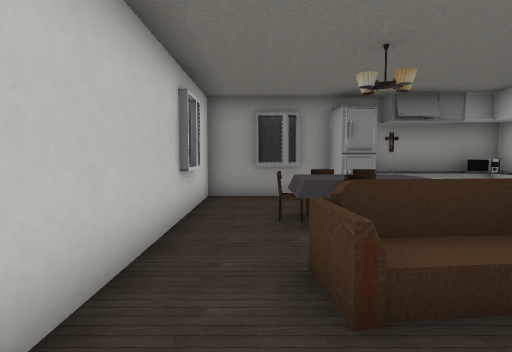
view 1 (above)

12 first-person views from a walk through a Unity game level. The camera is 1.2 m above the floor, tilts 4° down and sees 80° across. The floor is counted in squares, 1 m on a side. Each view is taken from the middle of a square. On the plan, view 1 faces up. The plan holds only what a view shows up to about 13 squares ahead; the rest is blank.

view 2
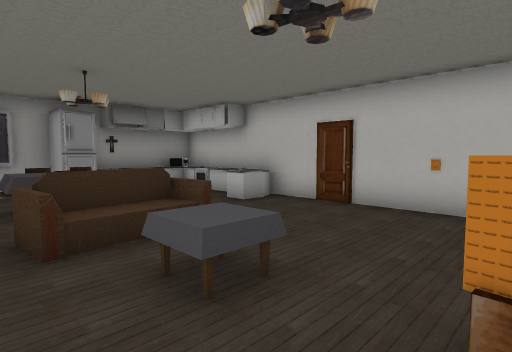

view 3
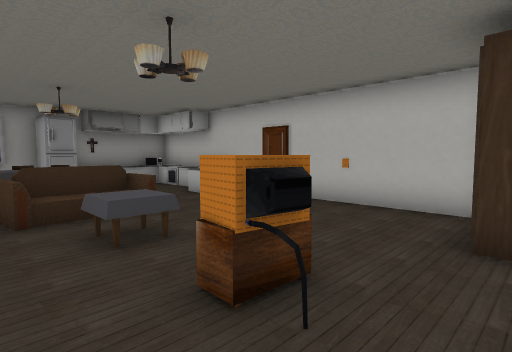

view 4
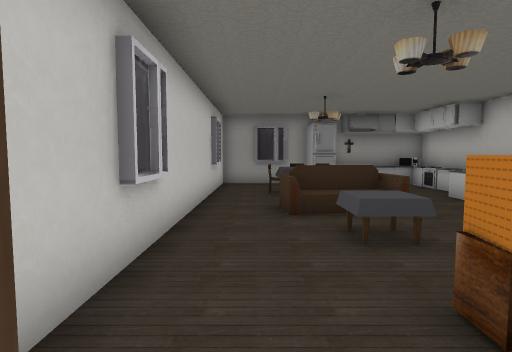

view 5
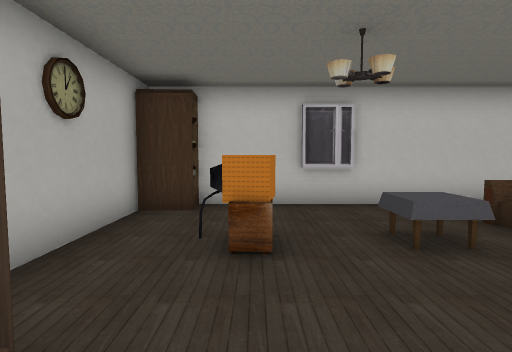

view 6
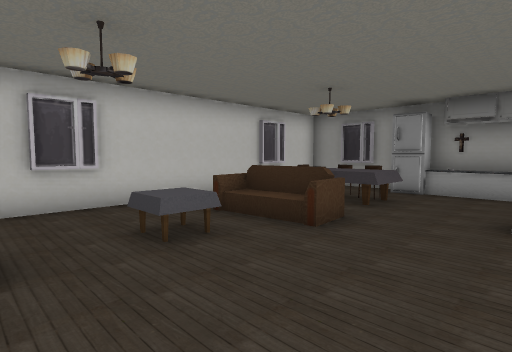

view 7
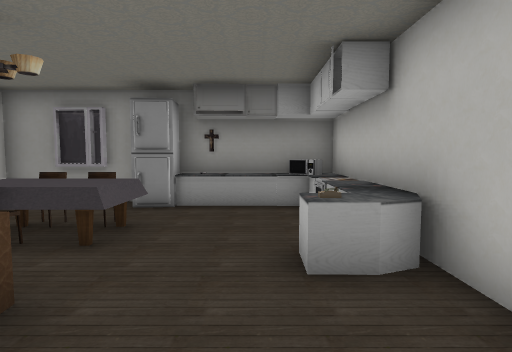

view 8
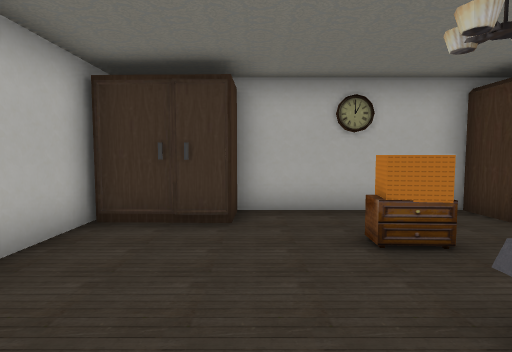

view 9
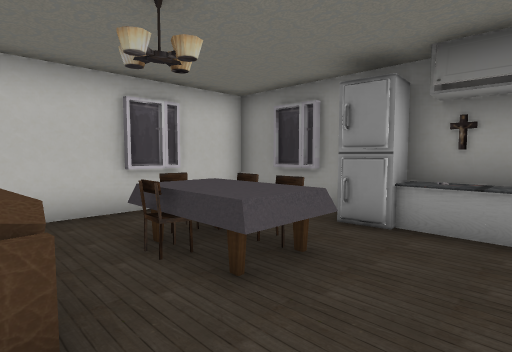

view 10
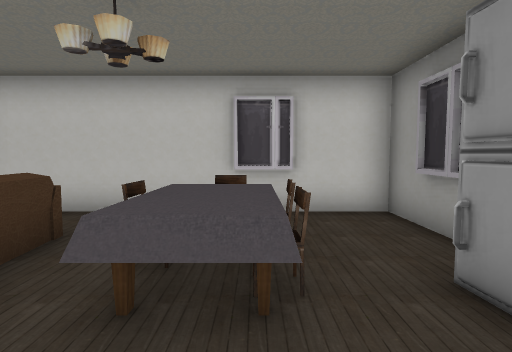

view 11
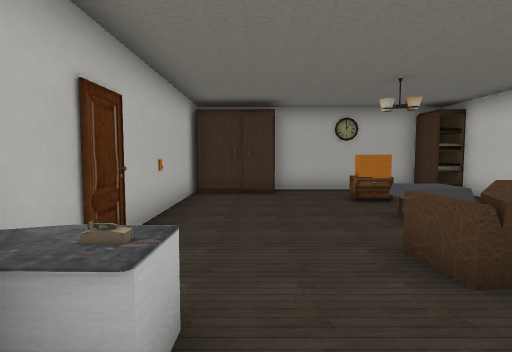

view 12
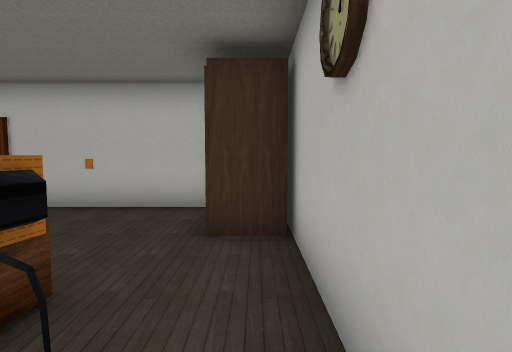

### Floor plan
Points are (right, up) in squares from view 1. A wall is a line through its corners. A room is listed if a view was taken in it or the views show most of it. See-through windows are left out.
Room 1 (views 1, 2, 3, 4, 5, 6, 7, 8, 9, 10, 11, 12)
walls: (-1.2, 0.4) (-1.2, -1); (-1.2, 6.9) (-1.2, 5.5); (7, 7.4) (7, 8.8) (-1.4, 8.8) (-1.4, -3.5); (1.2, 8.6) (-0.1, 8.6); (7, -4) (7, 5.5); (-0.6, -4.6) (5.4, -4.6)
low walls: (6.9, 4.2) (6.2, 4) (5.5, 4) (5.5, 4.7) (6.2, 4.7); (7, 7.4) (6.4, 7.4)
ways out: gap at (1, 2)
objects: cupboard (-1, -4) to (-1, -3); table (1, 0) to (2, 1); table (1, 5); chair (1, 6); TV (2, -3) to (2, -2); sofa (2, 2) to (3, 3); chair (2, 5); chair (2, 6); fridge (2, 8) to (3, 8); table (3, 5) to (3, 6); other object (4, 8); cupboard (5, -3); other object (5, 8); other object (6, 6) to (7, 6); stove (6, 7) to (7, 7); microwave (6, 8)

Where each view was taken, in squares from view 1:
view 1: 0 up, 0 right, facing up
view 2: 2 down, 0 right, facing up-right
view 3: 4 down, 0 right, facing up-right
view 4: 4 down, 0 right, facing up
view 5: 2 down, 6 right, facing left
view 6: 2 down, 6 right, facing up-left
view 7: 1 up, 5 right, facing up
view 8: 2 up, 4 right, facing down
view 9: 3 up, 5 right, facing up-left
view 10: 6 up, 5 right, facing left
view 11: 6 up, 5 right, facing down
view 12: 4 down, 0 right, facing right
